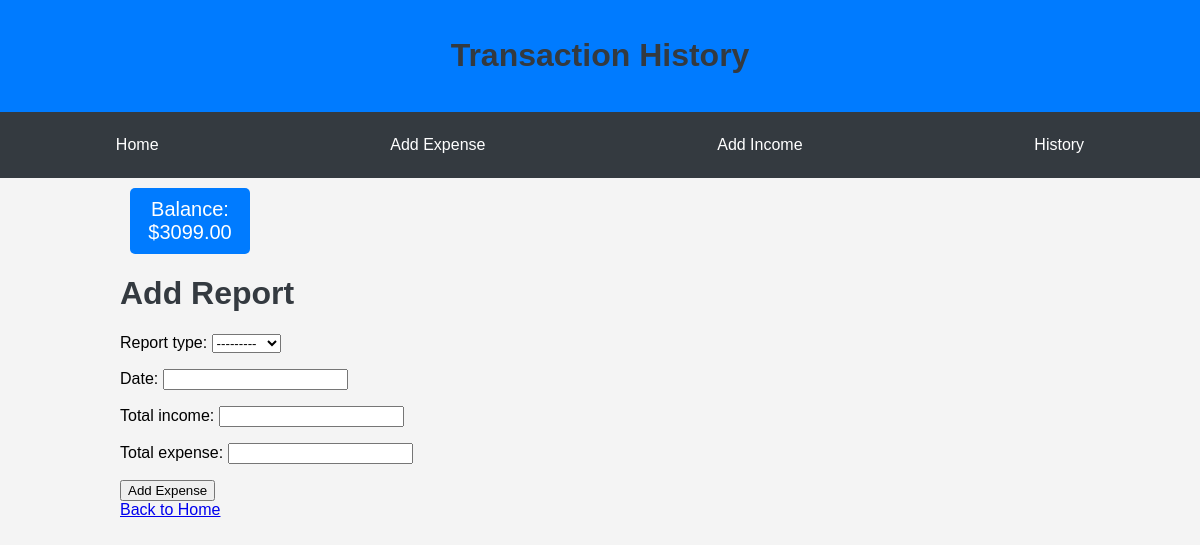
The app's page /add_report/ (signed in), older data.
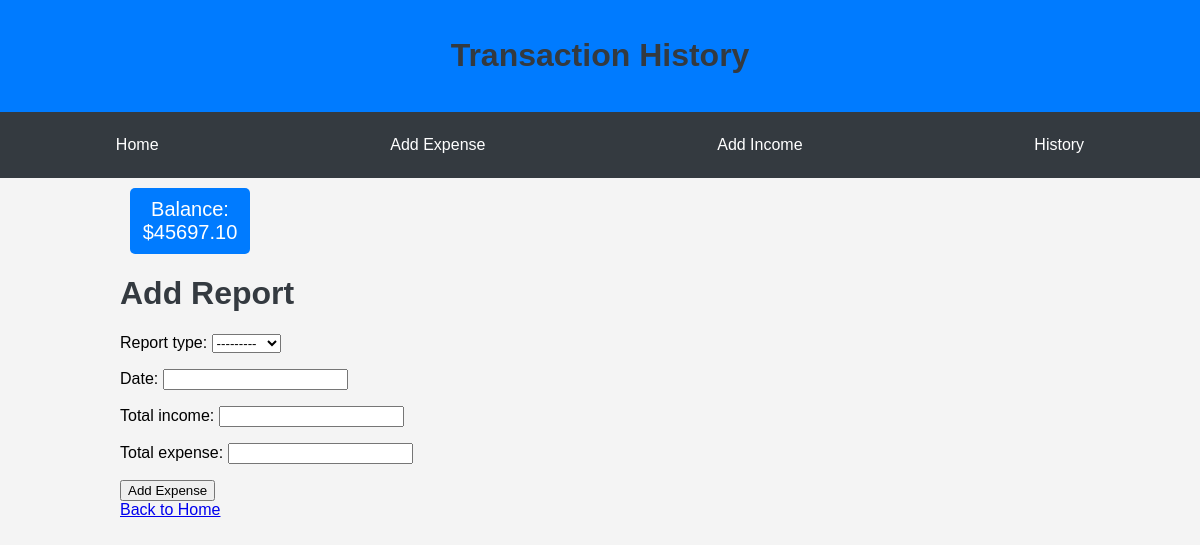
The same page, newer data.
### history/models.py (models this page shows, shortened)
class AccountBalance(models.Model):
    user = models.OneToOneField(User, on_delete=models.CASCADE)
    balance = models.DecimalField(max_digits=10, decimal_places=2, default=0.00)

### history/views.py (the view)
# urls.py: path('add_report/', views.add_report, name='add_report'),
@login_required
def add_report(request):
    if request.method == 'POST':
        form = ReportForm(request.POST)
        if form.is_valid():
            form.save()
            messages.success(request, 'Report added successfully.')
            return redirect('index')
    else:
        form = ReportForm()
    return render(request, 'history/add_report.html', {'form': form})

### history/forms.py
class ReportForm(forms.ModelForm):
    class Meta:
        model = Report
        fields = ['report_type', 'date', 'total_income', 'total_expense']

### history/context_processors.py (called while the page is built)
def account_balance(request):
    if request.user.is_authenticated:
        account_balance, created = AccountBalance.objects.get_or_create(user=request.user)
        return {'balance': account_balance.balance}
    return {}

### templates/history/add_report.html (shortened to what this page needs)
{% extends 'base.html' %}
{% block content %}
<h1>Add Report</h1>
<form method="post">
    {{ form.as_p }}
    <button type="submit">Add Expense</button>
</form>
<a href="{% url 'index' %}">Back to Home</a>
{% endblock %}

### templates/base.html (shortened to what this page needs)
<!DOCTYPE html>
<html lang="en">
<head>
</head>
<body>
    <div class="header">
        <h1>Transaction History</h1>
    </div>
    <div class="menu">
        <a href="{% url 'index' %}">Home</a>
        <a href="{% url 'add_expense' %}">Add Expense</a>
        <a href="{% url 'add_income' %}">Add Income</a>
        <a href="{% url 'history' %}">History</a>
    </div>
    <div class="container">
        <div class="balance">
            Balance: ${{ balance }}
        </div>
        {% block content %}{% endblock %}
    </div>
</body>
</html>

Row changes from the older to the newer data that the page shows:
changed AccountBalance: balance "3099.00" → "45697.10"
